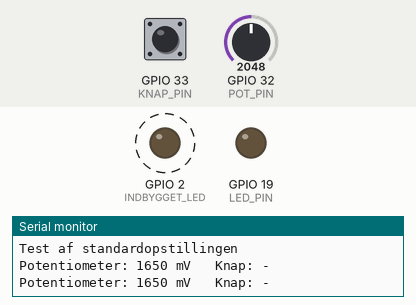
This program was run on a simulated ESP32. Parts: output pins drawn as LEDs (lit = HIGH), the last lines printed to the serial monitor. Dashed ring = blinking. The inputs (shaded band) are chosen by the test bench; at power-on: GPIO 33 (KNAP_PIN) HIGH, GPIO 32 (POT_PIN) = 2048.

Above: at 1.2 s.
1.3 s: GPIO 33 (KNAP_PIN) pulled LOW for 1 s
At 1.9 s:
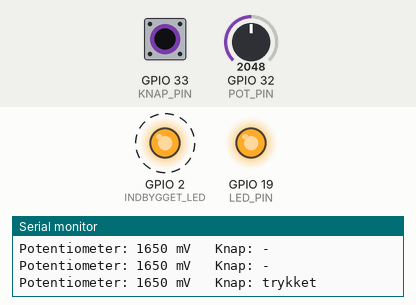
4.4 s: GPIO 32 (POT_PIN) set to 1309
7.5 s: GPIO 32 (POT_PIN) set to 1213
10.6 s: GPIO 33 (KNAP_PIN) pulled LOW for 1 s
At 12.9 s:
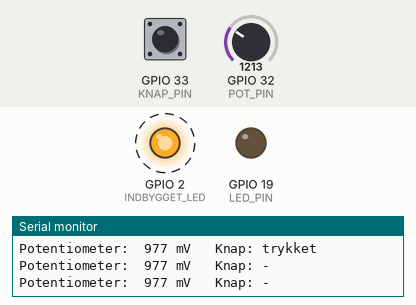
13.7 s: GPIO 33 (KNAP_PIN) pulled LOW for 3.2 s
At 14.4 s:
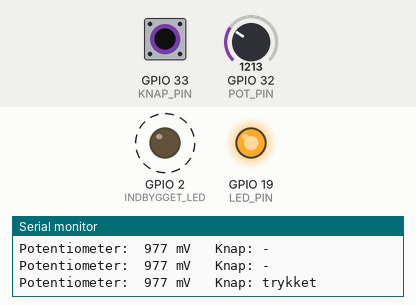
Timing chart, 0 to 19.4 s (numbered marks = the images above; inputs shaded):
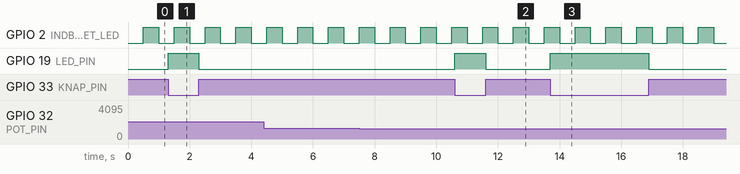

The program:

main.cpp
```cpp
#include <Arduino.h>

// Standardopstillingen
const int KNAP_PIN = 33;        // knap mellem GPIO 33 og GND
const int LED_PIN = 19;         // lysdiode via 220 Ω til GND
const int POT_PIN = 32;         // potentiometerets midterben (ADC1)
const int INDBYGGET_LED = 2;    // lysdioden på kortet

const unsigned long BLINK_MS = 500;   // den indbyggede lysdiode blinker
const unsigned long UDSKRIFT_MS = 500; // så ofte skrives målingen

unsigned long sidsteBlink = 0;
unsigned long sidsteUdskrift = 0;
bool indbyggetTaendt = false;

void setup() {
  Serial.begin(115200);
  pinMode(KNAP_PIN, INPUT_PULLUP);   // intern pull-up: trykket = LOW
  pinMode(LED_PIN, OUTPUT);
  pinMode(INDBYGGET_LED, OUTPUT);
  Serial.println("Test af standardopstillingen");
}

void loop() {
  unsigned long nu = millis();

  // Knap -> lysdiode: ingen debouncing, fordi lysdioden bare følger knappen
  bool trykket = (digitalRead(KNAP_PIN) == LOW);
  digitalWrite(LED_PIN, trykket ? HIGH : LOW);

  // Den indbyggede lysdiode viser, at loop() kører
  if (nu - sidsteBlink >= BLINK_MS) {
    sidsteBlink = nu;
    indbyggetTaendt = !indbyggetTaendt;
    digitalWrite(INDBYGGET_LED, indbyggetTaendt ? HIGH : LOW);
  }

  // Potentiometer og knap i Serial Monitor
  if (nu - sidsteUdskrift >= UDSKRIFT_MS) {
    sidsteUdskrift = nu;
    Serial.printf("Potentiometer: %4lu mV   Knap: %s\n",
                  analogReadMilliVolts(POT_PIN),
                  trykket ? "trykket" : "-");
  }
}
```

Measured:
- after the input at 1.3 s, GPIO 19 (LED_PIN): LOW → HIGH at once, → LOW 1.0 s later
- after the input at 10.6 s, GPIO 19 (LED_PIN): LOW → HIGH at once, → LOW 1.0 s later
- after the input at 13.7 s, GPIO 19 (LED_PIN): LOW → HIGH at once, → LOW 3.2 s later
- by itself, GPIO 2 (INDBYGGET_LED): alternates HIGH for 0.50 s and LOW for 0.50 s
